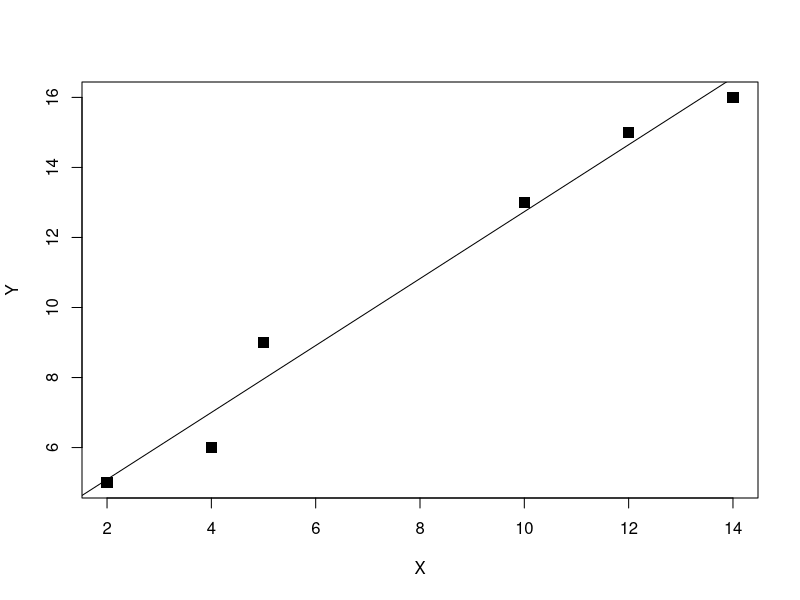

This chart was generated by the following R code:
# Czytanie pliku ProdukcjaPrzychody
dane <- read.csv2("ProdukcjaPrzychody.csv", head = T)

# Przypisanie zmiennej X kolumnę produkcja
X <- dane$produkcja

# Przypisanie zmiennej Y kolumnę przychody
Y <- dane$przychody

# Ilość zmiennych
N <- length(X)

# Średnia w kolumnie produkcja
sredniaX <- mean(X)

# Średnia w kolumnie prychody
sredniaY <- mean(Y)

kwadratXsrX <- (X - sredniaX)^2
kwadratYsrY <- (Y - sredniaY)^2

iloczynXsrX_YsrY <- (X - sredniaX) * (Y - sredniaY)

sumaKwadratXsrX <- sum(kwadratXsrX)
sumaKwadratYsrY <- sum(kwadratYsrY)

# Odchylenie standardowe
sumaOdchylenOdSredniejXY <- sum(iloczynXsrX_YsrY)

sqrtX <- sqrt(sumaKwadratXsrX / N)
sqrtY <- sqrt(sumaKwadratYsrY / N)

covXY <- sumaOdchylenOdSredniejXY / N

# Współczynnik Korelacji Pearsona
wspKorPearsona <- (sumaOdchylenOdSredniejXY / N) / (sqrtX / sqrtY)

# Współczynnik Pearsona ^2 = Współczynnik detetrminacji

# Wydrukowanie na konsole tak jak w C
cat(
    sprintf("Odchylenie standardowe X: %f", sqrtX),
    sprintf("Odchylenie standardowe Y: %f", sqrtY),
    sprintf("Kowariancja (X, Y): %f", covXY),
    sprintf("Współczynnik Korelacji Pearsona: %f", wspKorPearsona),
    # Separator nowej linii
    sep = "\n"
)

# Funkcja regresji: y = a + bx
b = covXY / sqrtX^2
a = sredniaY - b * sredniaX

parametry2k <- c(a, b)

cat(
    sprintf("Funkcja regresji: ^y = %f + %f * x", a, b),
    sep = "\n"
)

# Wykres
# Utworzenie wykresu punktowego
plot(X, Y, pch = 15, cex = 1.5)
# Dodanie linii funkcji liniowej do wykresu
abline(a, b)

# Ocena dopasowania liniowej funkcji regresji do danych empirycznych
# Liczba parametrów
k = 2

Yteor = a + b * X

# Reszty
# e_t = y_t - y^t_i
reszty = Y - Yteor

sumaKwadratyReszt = sum(reszty^2)

wariancjaReszt = sumaKwadratyReszt / (N - k)
odchStandReszt = sqrt(wariancjaReszt)
wspZmienReszt = 100 * odchStandReszt / sredniaY
wspZbieznosci = sumaKwadratyReszt / sumaKwadratYsrY
wspDeterminacji = 1 - wspZbieznosci

cat(
    sprintf("Wariancja resztowa: %f", wariancjaReszt),
    sprintf("Odchylenie standardowe reszt: %f", odchStandReszt),
    sprintf("Współczynnik zmienności resztowej: %f", wspZmienReszt),
    sprintf("Współczynnik zbieżności: %f", wspZbieznosci),
    sprintf("Współczynnik determinacji R^2: %f", wspDeterminacji),
    sep = "\n"
)

# Prognoza x_progn

# Bezwględny błąd prognozy ex ante

DYp <- function(xprognoza) {
    odchStandReszt * sqrt((1 + 1/N + sum((xprognoza-sredniaX)^2) / sumaKwadratXsrX))
}

# Względny błąd prognozy ex ante:
V_Yp <- function(xprognoza, yprognoza){
    DYp(xprognoza) / yprognoza
}

xprogn <- c(15.734)
yprogn <- function(xprognoza, parametry){
    parametry[1] + parametry[2] * xprognoza
}

Yprognoza <- yprogn(xprogn, parametry2k)

V_Yp(xprogn, Yprognoza)

# VYp <- DYp(xprogn)/Yprognoza